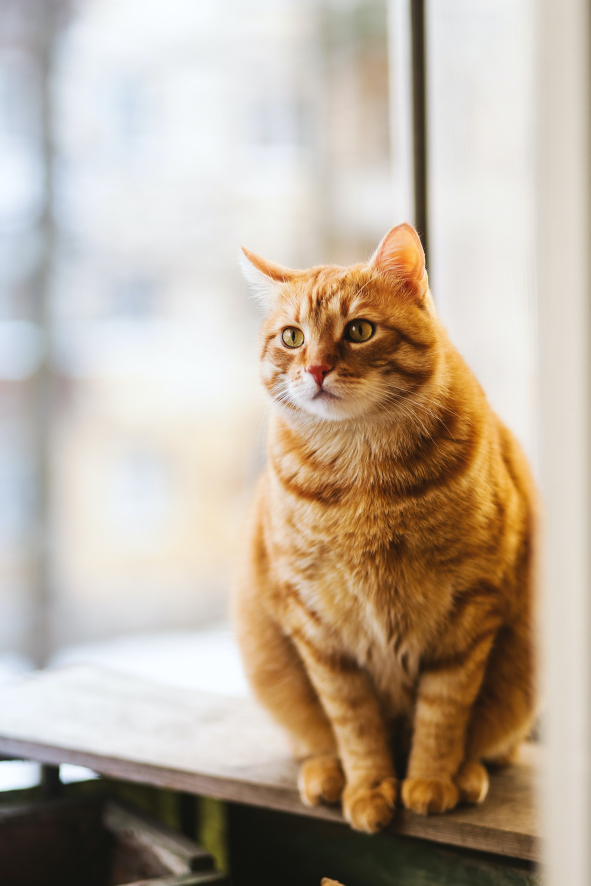
#> input picture Beginner Level/pencilSketch/pexels-evg-culture-1170986.jpg, 1771 x 2657 px, found by its file name (shown at 1/3 size)
$ jupyter execute PencilSketch.ipynb
#> lines starting #> are read from the running program, lines starting #| are printed output that depends on the picture
LGMVIP_INTERNSHIP
Image to Pencil Sketch with Python

1. We need to read the image in RBG format
2. and then convert it to a grayscale image.This will turn an image into a classic black and white photo.
3. Then the next thing to do is invert the grayscale image also called negative image, this will be our inverted grayscale image.
4. Inversion can be used to enhance details.
5. Then we can finally create the pencil sketch by mixing the grayscale image with the inverted blurry image.
6. This can be done by dividing the grayscale image by the inverted blurry image.
Since images are just arrays, we can easily do this programmatically using the divide function from the cv2 library in Python.

[cell 1]
import cv2
from google.colab.patches import cv2_imshow

[cell 2]
#Read the image
img=cv2.imread("/content/drive/MyDrive/LGM_INTERNSHIP_4_1/Beginner_Level/pencil_sketch/pexels-evg-culture-1170986.jpg")
#> img is the input picture: shape (2657, 1771, 3); mean B, G, R 157.9, 174.2, 188.7

[cell 3]
img = cv2. resize(img, (300, 400))
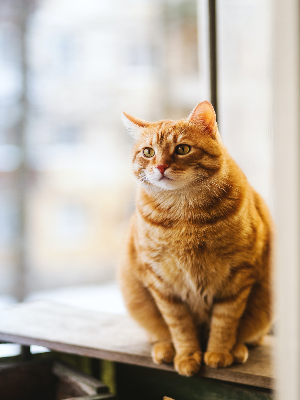
#> img: shape (400, 300, 3); mean B, G, R 157.8, 174.2, 188.6
cv2_imshow(img)

[cell 4]
gray_image=cv2.cvtColor(img, cv2.COLOR_BGR2GRAY)
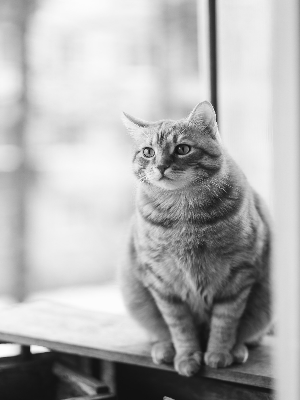
#> gray_image: shape (400, 300); min 16, max 252, mean 176.6
cv2_imshow(gray_image)

[cell 5]
#invert the image
inverted_gray_image=255 - gray_image
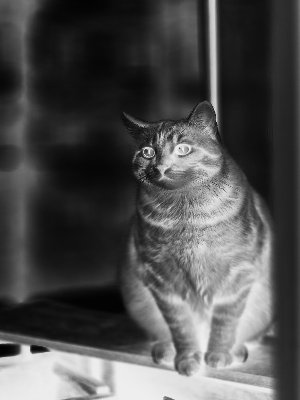
#> inverted_gray_image: shape (400, 300); min 3, max 239, mean 78.4
cv2_imshow(inverted_gray_image)

[cell 6]
#blur the image by Gaussian function
blurred_image =cv2.GaussianBlur(inverted_gray_image,(21,21),0)
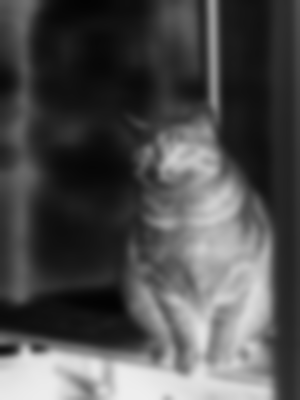
#> blurred_image: shape (400, 300); min 3, max 238, mean 78.4
cv2_imshow(blurred_image)

[cell 7]
#invert the blur image
inverted_blur_img=255-blurred_image
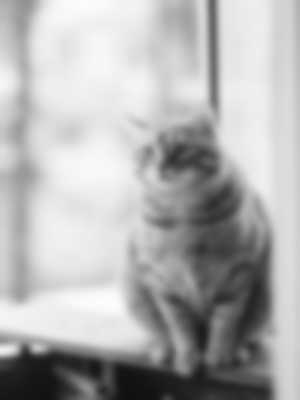
#> inverted_blur_img: shape (400, 300); min 17, max 252, mean 176.6
cv2_imshow(inverted_blur_img)

[cell 8]
#pencil sketch
penciil_img=cv2.divide(gray_image,inverted_blur_img,scale=256.0)
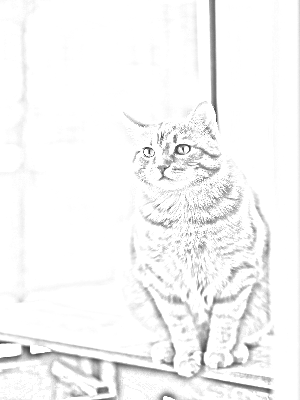
#> penciil_img: shape (400, 300); min 33, max 255, mean 246.2
cv2_imshow(penciil_img)

$ run again, with Beginner Level/pencilSketch/Remini20210919102035846.jpg copied over Beginner Level/pencilSketch/pexels-evg-culture-1170986.jpg
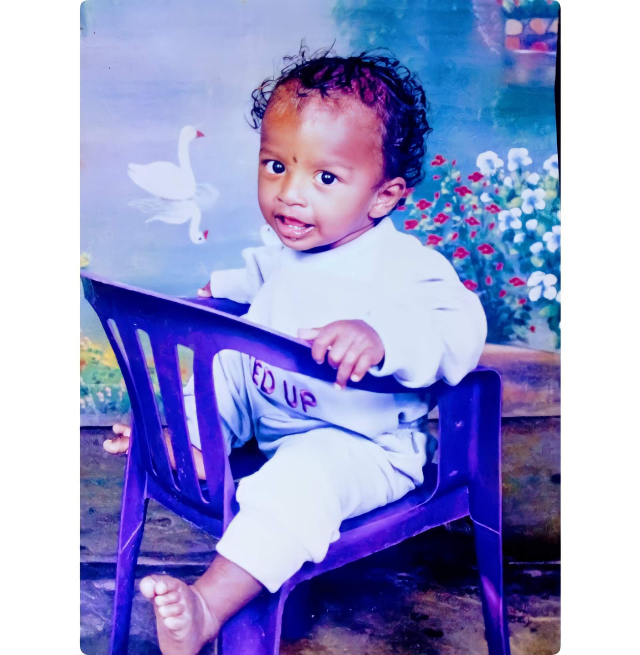
#> input picture Beginner Level/pencilSketch/Remini20210919102035846.jpg, 1920 x 1964 px, found by its file name (shown at 1/3 size)
#> img is the input picture: shape (1964, 1920, 3); mean B, G, R 204.7, 153.7, 151.3
#> img: shape (400, 300, 3)
#> `inverted_blur_img=255-blurred_image`:
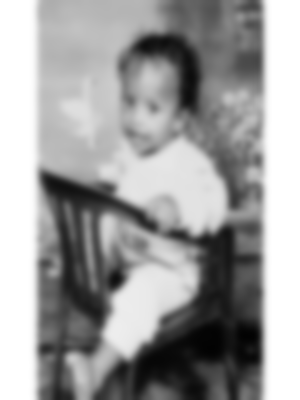
#> inverted_blur_img: shape (400, 300); min 2, max 255, mean 158.6
#> `penciil_img=cv2.divide(gray_image,inverted_blur_img,scale=256.0)`:
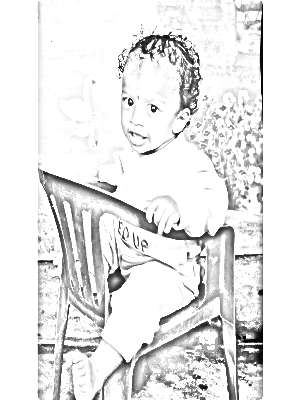
#> penciil_img: shape (400, 300); min 0, max 255, mean 231.5

$ run again, with Beginner Level/pencilSketch/pexels-flickr-151511.jpg copied over Beginner Level/pencilSketch/pexels-evg-culture-1170986.jpg
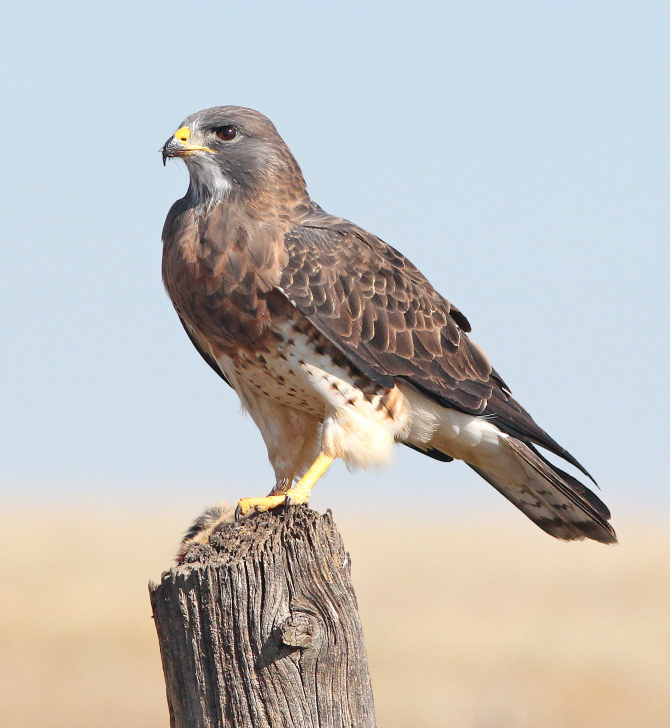
#> input picture Beginner Level/pencilSketch/pexels-flickr-151511.jpg, 2010 x 2184 px, found by its file name (shown at 1/3 size)
#> img is the input picture: shape (2184, 2010, 3); mean B, G, R 187.8, 190.9, 193
#> img: shape (400, 300, 3)
#> `inverted_blur_img=255-blurred_image`:
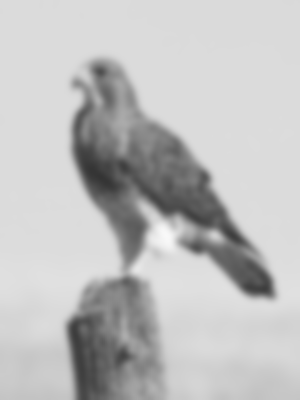
#> inverted_blur_img: shape (400, 300); min 52, max 249, mean 191.1
#> `penciil_img=cv2.divide(gray_image,inverted_blur_img,scale=256.0)`:
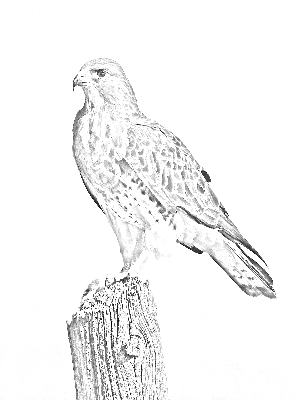
#> penciil_img: shape (400, 300); min 2, max 255, mean 245
